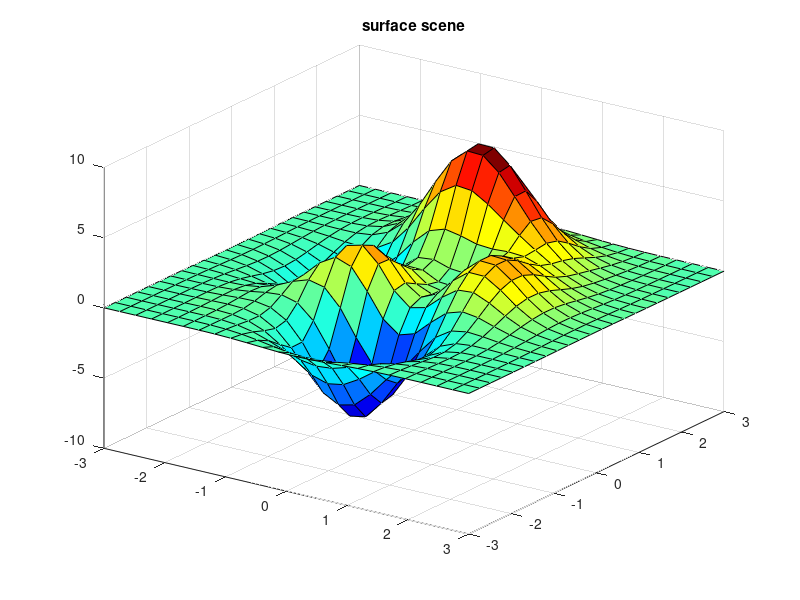

This chart was generated by the following MATLAB code: (Note: this script raises an error after producing the figure.)
%=============================================================================
% Copyright (c) 2016-present Allan CORNET (Nelson)
%=============================================================================
% This file is part of Nelson.
%=============================================================================
% LICENCE_BLOCK_BEGIN
% SPDX-License-Identifier: LGPL-3.0-or-later
% LICENCE_BLOCK_END
%=============================================================================
% <--ADV-CLI MODE-->
%=============================================================================

close all;
%=============================================================================
f = figure('Visible', 'on', 'Position', [100 100 620 460], 'Color', [1 1 1]);
axes('Parent', f);
[x, y, z] = peaks(24);
surf(x, y, z);
view(35, 28);
colormap(jet(64));
title('surface scene');
drawnow();
%=============================================================================
asserts.istrue(isgraphics(f, 'figure'));
asserts.isequal(f.Type, 'figure');
asserts.isequal(char(f.Visible), 'on');
asserts.isequal(f.Color, [1 1 1]);
axesHandles = findobj(f, 'Type', 'axes');
asserts.isequal(numel(axesHandles), 1);
for k = 1:numel(axesHandles)
  asserts.isequal(axesHandles(k).Type, 'axes');
  asserts.isequal(axesHandles(k).Parent, f);
end
surfaceObjects = findobj(f, 'Type', 'surface');
asserts.isequal(numel(surfaceObjects), 1);
asserts.istrue(all(isgraphics(surfaceObjects, 'surface')));
for k = 1:numel(surfaceObjects)
  asserts.isequal(surfaceObjects(k).Type, 'surface');
end
close(f);
close all;
%=============================================================================
